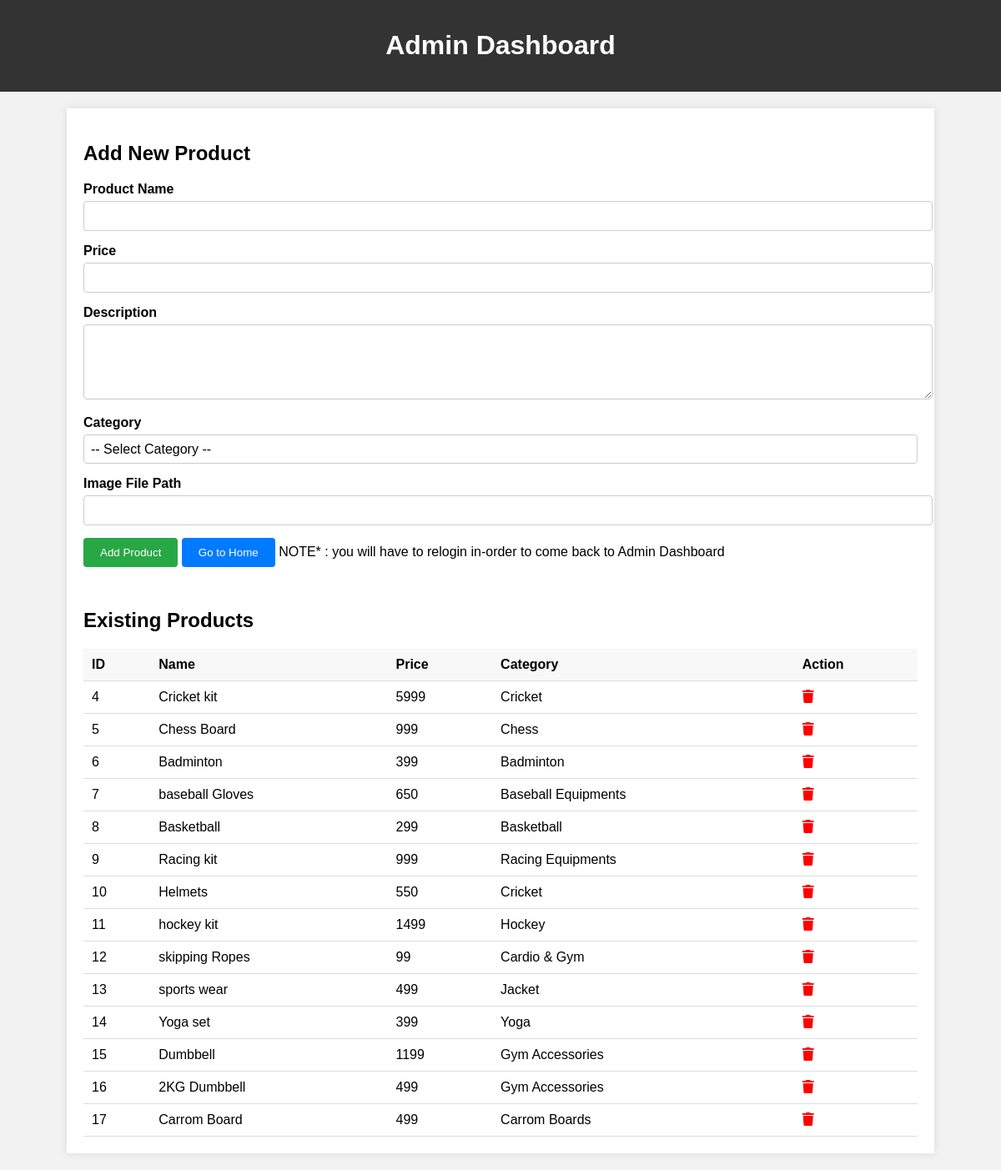
The app's page /adminPage/AdminPage.php with its own data.
### tables this page shows
CREATE TABLE `product` (
  `id` int(3) NOT NULL,
  `name` varchar(30) NOT NULL,
  `price` int(6) NOT NULL,
  `description` varchar(1000) NOT NULL,
  `image` varchar(50) NOT NULL,
  `category` varchar(50) NOT NULL
);

### adminPage/AdminPage.php (the view, shortened to what this page needs)
<!DOCTYPE html>
<html lang="en">
<head>
    <link rel="stylesheet" href="https://cdnjs.cloudflare.com/ajax/libs/font-awesome/6.4.0/css/all.min.css">
</head>
<body>
    <header>
        <h1>Admin Dashboard</h1>
    </header>
    <div class="container">
        <h2>Add New Product</h2>
        <form action="./adminBackend/additem.php" method="POST">
            <label for="name">Product Name</label>
            <input type="text" id="name" name="name" required>
            <label for="price">Price</label>
            <input type="number" step="1" id="price" name="price" required>
            <label for="description">Description</label>
            <textarea id="description" name="description" rows="4"></textarea>
            <label for="category">Category</label>
            <select id="category" name="category" required>
                <option value="">-- Select Category --</option>
            </select>
            <label for="image">Image File Path</label>
            <input type="text" id="image" name="image">
            <button type="submit">Add Product</button>
            <button onclick="window.location.href='../index.php'" style="background:#007bff;color:#fff;padding:10px 20px;border:none;border-radius:4px;cursor:pointer;margin-bottom:20px;">
                      Go to Home
            </button> NOTE* : you will have to relogin in-order to come back to Admin Dashboard
        </form>
        <h2>Existing Products</h2>
        <table>
            <thead>
                <tr>
                    <th>ID</th>
                    <th>Name</th>
                    <th>Price</th>
                    <th>Category</th>
                    <th>Action</th>
                </tr>
            </thead>
            <tbody>
                </tr><?php
                $connection = mysqli_connect("localhost", "root", "", "sports_store_sem2");
                if ($connection) {
                    $printQuery = "SELECT * FROM product";
                    $result = mysqli_query($connection, $printQuery);
                    if ($result && mysqli_num_rows($result) > 0) {
                        while ($row = mysqli_fetch_assoc($result)) {
                            echo "<tr>
                                <td>{$row['id']}</td>
                                <td>{$row['name']}</td>
                                <td>{$row['price']}</td>
                                <td>{$row['category']}</td>
                                <td class='action-icons'>
                                  <a href='./adminBackend/delete_product.php?id={$row['id']}' onclick=\"return confirm('Are you sure you want to delete this product?')\">
                                      <i class='fas fa-trash delete' title='Delete'></i>
                                  </a>
                                </td>
                            </tr>";
                        }
                    } else {
                        echo "<tr><td colspan='5'>No products found.</td></tr>";
                    }
                } else {
                    echo "<tr><td colspan='5'>Database connection failed.</td></tr>";
                }
?>
            </tbody>
        </table>
    </div>
</body>
</html>

### adminPage/AdminPage.php (style rules this page uses)
body { font-family: Arial, sans-serif; background-color: #f2f2f2; margin: 0; padding: 0; }
header { background-color: #333; color: white; padding: 15px; text-align: center; }
.container { max-width: 1000px; margin: 20px auto; background-color: #fff; padding: 20px; box-shadow: 0 0 10px rgba(0, 0, 0, 0.1); }
h2 { margin-bottom: 20px; }
form { margin-bottom: 30px; }
label { display: block; margin-bottom: 5px; font-weight: bold; }
input, textarea { width: 100%; padding: 8px; margin-bottom: 15px; border: 1px solid #ccc; border-radius: 4px; }
button { background-color: #28a745; color: white; padding: 10px 20px; border: none; border-radius: 4px; cursor: pointer; }
table { width: 100%; border-collapse: collapse; }
th, td { padding: 10px; text-align: left; border-bottom: 1px solid #ddd; }
th { background-color: #f8f8f8; }
.action-icons i { margin-right: 10px; cursor: pointer; }
.action-icons i.delete { color: red; }
input, textarea, select { width: 100%; padding: 8px; margin-bottom: 15px; border: 1px solid #ccc; border-radius: 4px; font-size: 16px; background-color: white; appearance: none; }

### records on screen
product: id "4", name "Cricket kit", price "5999", category "Cricket"
product: id "5", name "Chess Board", price "999", category "Chess"
product: id "6", name "Badminton", price "399", category "Badminton"
product: id "7", name "baseball Gloves", price "650", category "Baseball Equipments"
product: id "8", name "Basketball", price "299", category "Basketball"
product: id "9", name "Racing kit", price "999", category "Racing Equipments"
product: id "10", name "Helmets", price "550", category "Cricket"
product: id "11", name "hockey kit", price "1499", category "Hockey"
product: id "12", name "skipping Ropes", price "99", category "Cardio & Gym"
product: id "13", name "sports wear", price "499", category "Jacket"
product: id "14", name "Yoga set", price "399", category "Yoga"
product: id "15", name "Dumbbell", price "1199", category "Gym Accessories"
product: id "16", name "2KG Dumbbell", price "499", category "Gym Accessories"
product: id "17", name "Carrom Board", price "499", category "Carrom Boards"
